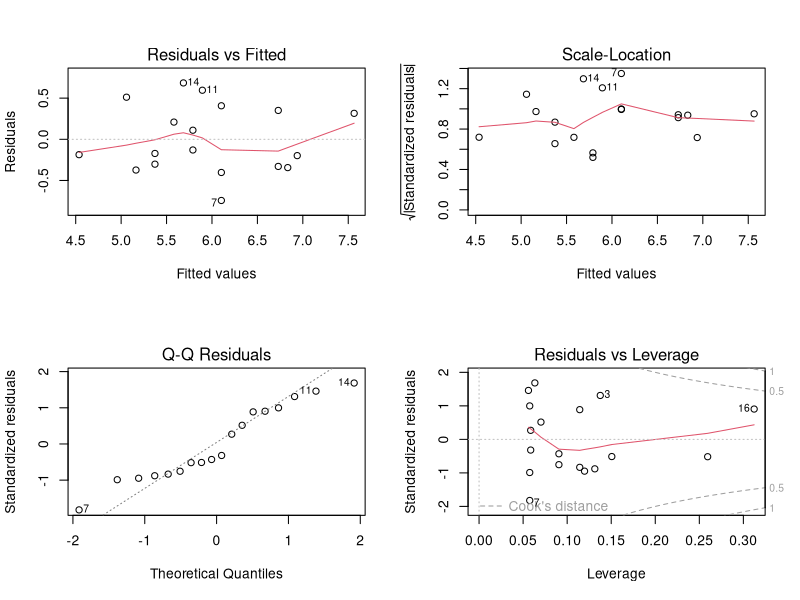
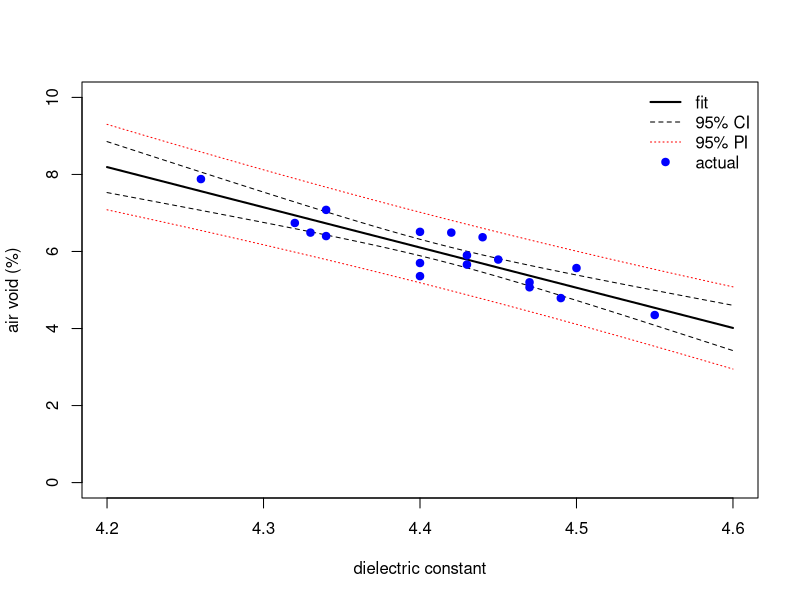
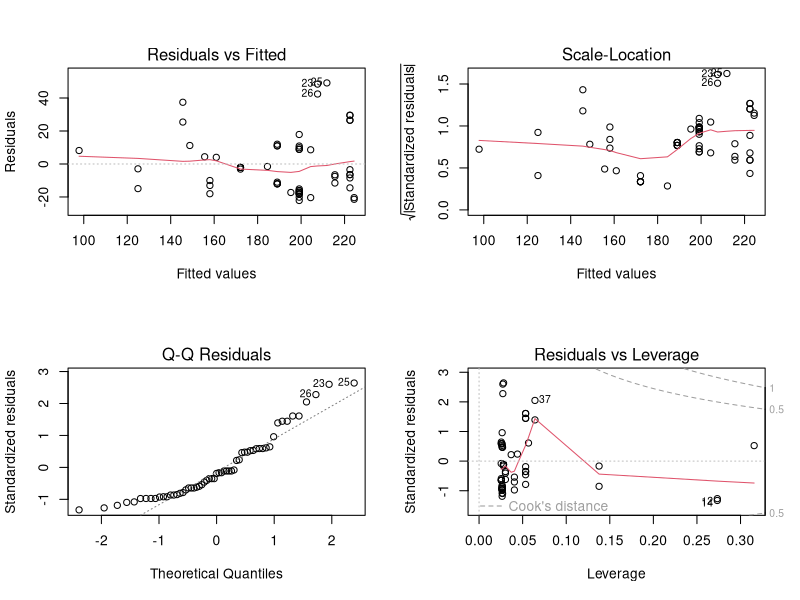
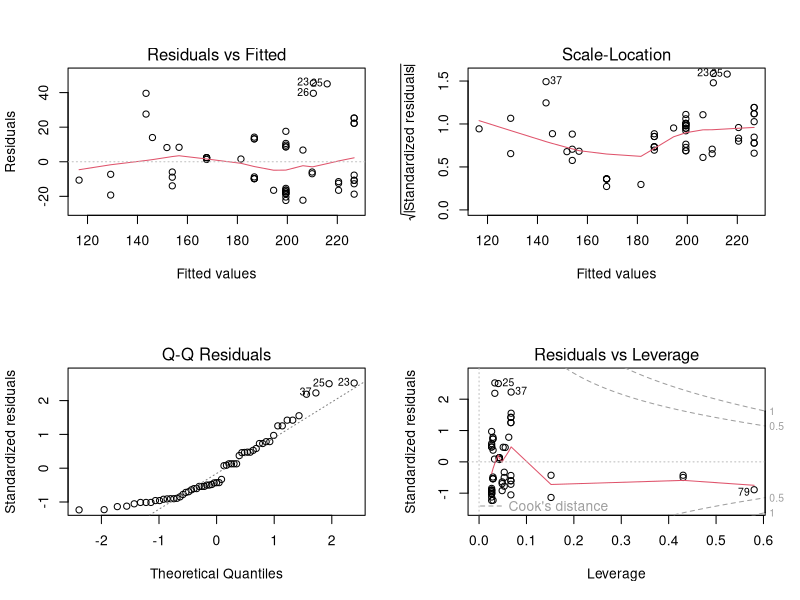
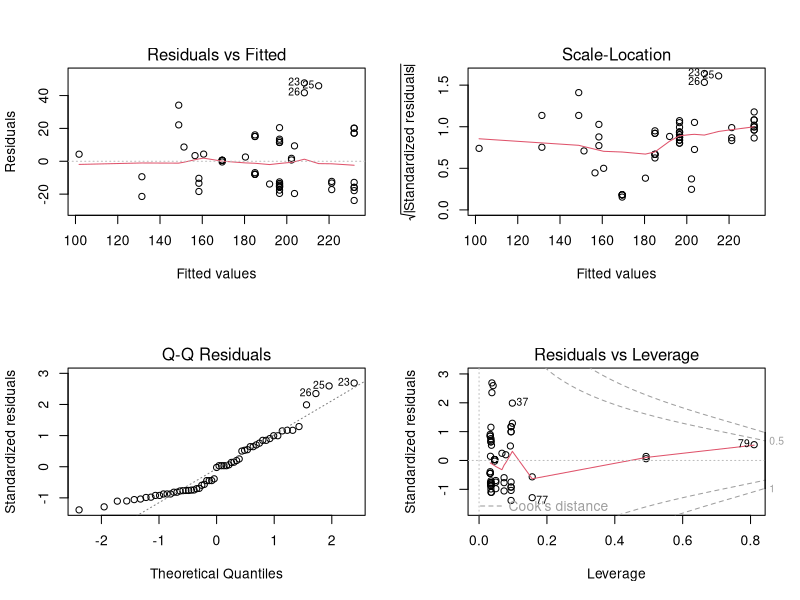
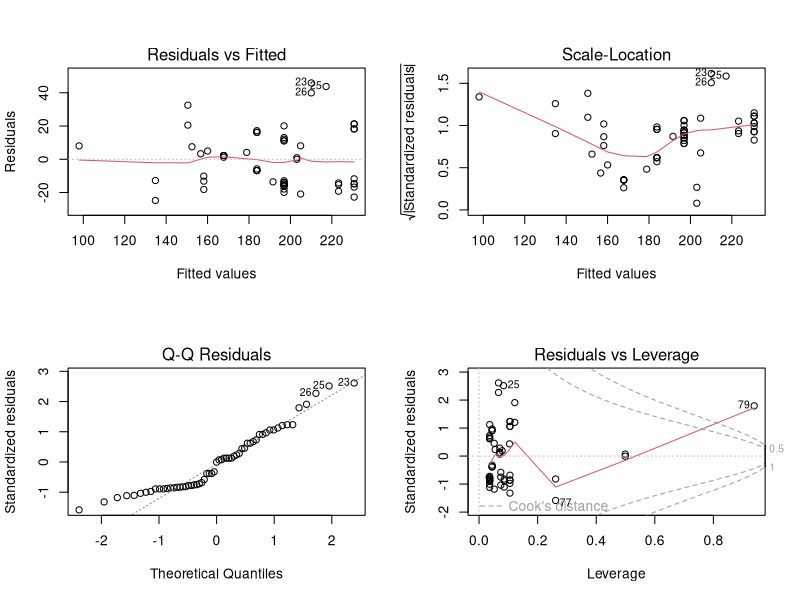
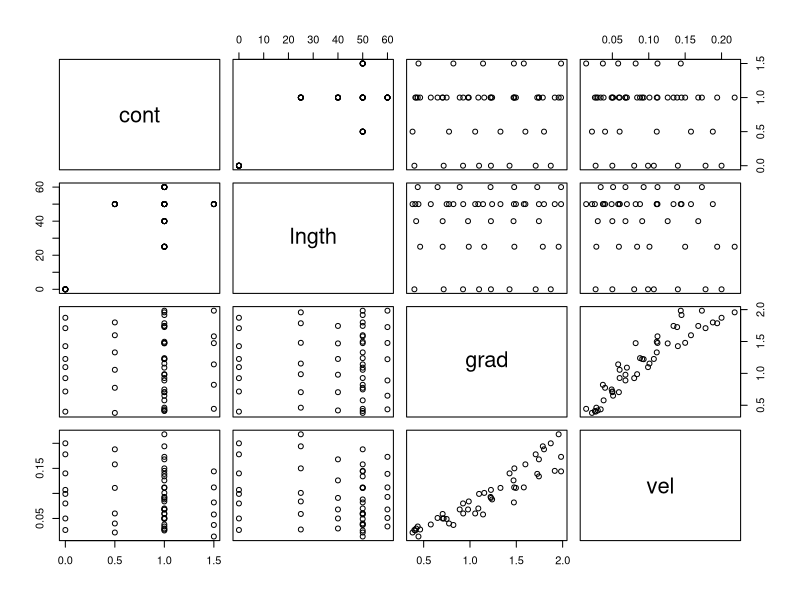
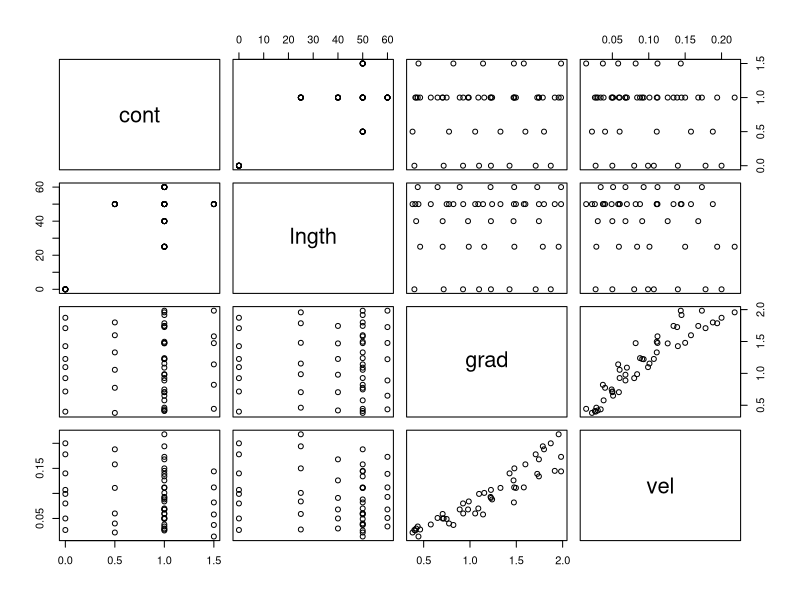

Source code (R) for these figures, in order:
asphalt <- read.csv(file = "asphalt.csv", header = T)
slm <- lm(air_void_. ~ dielectric_constant, data = asphalt) 
summary(slm)
layout(matrix(c(1,2,3,4),2,2)) 
plot(slm)

confint(slm)

grid <- data.frame(dielectric_constant = seq(4.2, 4.6, 0.01))
muYx = predict(slm, new = grid, interval = "confidence")
muYx 
AirvPred = predict(slm, new = grid, interval = "prediction")
AirvPred
dev.new(width=10, height=8, unit="cm")
plot(grid$dielectric_constant, muYx[,1], type = "l", lwd = 2, 
     xlab = "dielectric constant", ylab = "air void (%)", ylim = c(0,10))
lines(grid$dielectric_constant, muYx[,2], lty = 2)
lines(grid$dielectric_constant, muYx[,3], lty = 2)
lines(grid$dielectric_constant, AirvPred[,2], lty = 3, col = "red")
lines(grid$dielectric_constant, AirvPred[,3], lty = 3, col = "red")
points(asphalt$dielectric_constant, asphalt$air_void_., pch = 19, col = "blue")
legend("topright", legend = c("fit", "95% CI", "95% PI", "actual"), 
       lwd = c(2,1,1,NA), pch = c(NA,NA,NA,19), lty = c(1,2,3,NA), col = c("black", "black", "red", "blue"), 
       bty = "n")
#airplane problem
install.packages("caTools")
install.packages("caret")
install.packages("Metrics")
library(tidyverse)
library(ggplot2)
library(Metrics)
library(caret)
library(caTools)
airplane <- read.csv(file = "airplane.csv", header = T)
test_dt = sample(1:79,20,replace=F, set.seed(10))
train = airplane[-test_dt,]
test = airplane[test_dt,]

fit1 <- lm(max_speed_mph ~ poly(horsepower, degree = 2, raw = T), data = train)
summary(fit1)
coef(summary(fit1))
layout(matrix(c(1,2,3,4),2,2)) 
plot(fit1)

fit2 <- lm(max_speed_mph ~ poly(horsepower, degree = 3, raw = T), data = train)
summary(fit2)
coef(summary(fit2))
layout(matrix(c(1,2,3,4),2,2)) 
plot(fit2)

fit3 <- lm(max_speed_mph ~ poly(horsepower, degree = 4, raw = T), data = train)
summary(fit3)
coef(summary(fit3))
layout(matrix(c(1,2,3,4),2,2)) 
plot(fit3)

fit4 <- lm(max_speed_mph ~ poly(horsepower,  degree = 5, raw = T), data = train)
summary(fit4)
coef(summary(fit4))
layout(matrix(c(1,2,3,4),2,2)) 
plot(fit4)
print(anova(fit1, fit2, fit3, fit4))


prediction <- predict(fit3, test)
summary(prediction)
data <- data.frame(pred = prediction, actual = test$max_speed_mph)
mse <- mean((data$actual - data$pred)^2)
mse

#coconut

## Q.a
fibers <- read.csv("fiber.csv", header = T)
pairs(fibers)
plot(fibers)
cor(fibers) #strong positive correlation found between "grad" and "vel", positive correlation found between "cont" and "lngth" but not that strong. It would be a good try to start with additive model, and then use interaction model

## model 1
mr_fit1 <- lm(vel ~ cont + lngth + grad, data = fibers)
plot(mr_fit1)
summary(mr_fit1)

## model 2
mr_fit2 <- lm(vel ~ grad + lngth, data = fibers)
plot(mr_fit2)
summary(mr_fit2)

## model 3
mr_fit3 <- lm( vel ~ grad + lngth + cont 
               + I(cont^2) + I(lngth^2) + I(grad^2) 
               + cont*lngth + cont*grad + lngth*grad, 
               data = fibers)
plot(mr_fit3)
summary(mr_fit3)

## model 4
mr_fit4 <- lm( vel ~ I(cont^2) + I(lngth^2) + I(grad^2) 
               + cont*lngth + cont*grad + lngth*grad, 
               data = fibers)
plot(mr_fit4)
summary(mr_fit4)

## model 5
mr_fit5 <- lm( vel ~ + I(lngth^2) + I(grad^2) 
               + cont*lngth + lngth*grad, 
               data = fibers)
plot(mr_fit5)
summary(mr_fit5)
